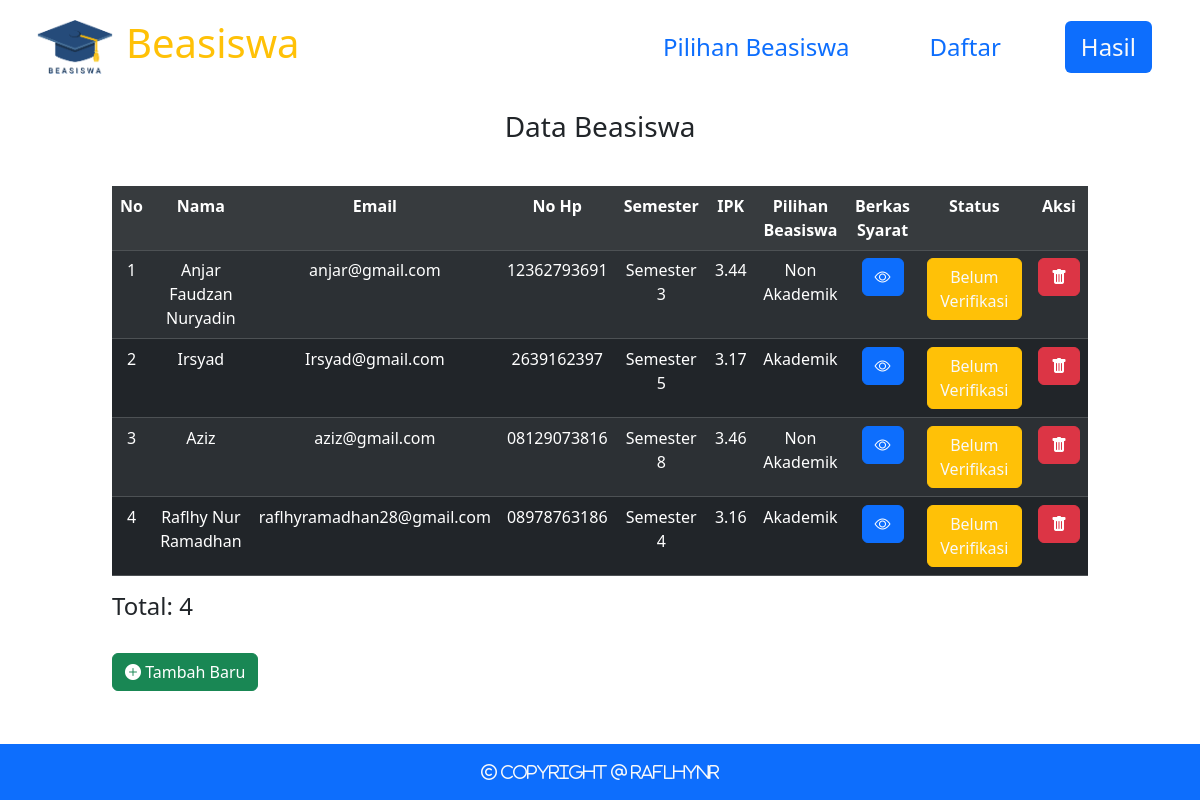
Screenshot of /hasil.php with the database file from the repository.
### tables this page shows
CREATE TABLE `data_beasiswa` (
  `id` int(13) NOT NULL,
  `nama` varchar(255) NOT NULL,
  `email` varchar(255) NOT NULL,
  `nomor` varchar(25) NOT NULL,
  `semester` enum('Semester 1','Semester 2','Semester 3','Semester 4','Semester 5','Semester 6','Semester 7','Semester 8') NOT NULL,
  `nilai` float NOT NULL,
  `pilihan_beasiswa` enum('Akademik','Non Akademik') NOT NULL,
  `berkas` varchar(255) NOT NULL
);

### hasil.php (the view, shortened to what this page needs)
<!doctype html>
<html lang="en">
  <head>
  <link rel="stylesheet" href="../assets/plugins/fontawesome-free/css/all.min.css">
    <link href="https://cdn.jsdelivr.net/npm/bootstrap@5.3.1/dist/css/bootstrap.min.css" rel="stylesheet">
    <link rel="stylesheet" href="https://cdn.jsdelivr.net/npm/bootstrap-icons@1.10.5/font/bootstrap-icons.css">
  </head>
  <body>
    <div class="container-fluid">
        <nav class="navbar navbar-expand-lg ">
            <div class="container-fluid fs-4">
            <ul class="nav navbar-nav">
            <li><img  class="image"src="foto/logo.png" border="0" width="100px" style="margin: 1px;padding: 0px color:white;"></li>
            </ul>
                <a class="navbar-brand text-warning"><h1>Beasiswa</h1></a>
                <div class="collapse navbar-collapse d-flex justify-content-end" id="navbarNav">
                    <ul class="nav nav-pills ">
                        <li class="nav-item mx-4">
                            <a class="nav-link" href="index.php">Pilihan Beasiswa</a>
                        </li>
                        <li class="nav-item mx-4">
                            <a class="nav-link" href="daftar.php">Daftar</a>
                        </li>
                        <li class="nav-item mx-4">
                            <a class="nav-link active text-light" aria-current="page" href="hasil.php">Hasil</a>
                        </li>
                    </ul>
                </div>
            </div>
        </nav>
        <h3 class="text-center my-3">Data Beasiswa</h3>
        <br>
        <div class="row d-flex justify-content-center">
            <div class="col-sm-10 mb-3 mb-sm-0">
            <table class="table table-dark table-striped table-hover text-center bg-warning">
            <tr class="table-active table-group-divider" >
                <th>No</th>
                <th>Nama</th>
                <th>Email</th>
                <th>No Hp</th>
                <th>Semester</th>
                <th>IPK</th>
                <th>Pilihan Beasiswa</th>
                <th>Berkas Syarat</th>
                <th>Status</th>
                <th>Aksi</th>
            </tr>
            <tr>
            <?php
          include 'koneksi.php';
          $beasiswa = mysqli_query($koneksi, "SELECT * from data_beasiswa");
          $no = 1;
          foreach ($beasiswa as $data) {
        ?>
        <tr>
            <td><?php echo $no++; ?></td>
            <td><?php echo $data['nama']; ?></td>
            <td><?php echo $data['email']; ?></td>
            <td><?php echo $data['nomor']; ?></td>
            <td><?php echo $data['semester']; ?></td>
            <td><?php echo $data['nilai']; ?></td>
            <td><?php echo $data['pilihan_beasiswa']; ?></td>
            <td>
            <button type="button" class="btn btn-primary" data-bs-toggle="modal" data-bs-target="#exampleModal<?= $data['id']; ?>"">
            <i class="bi bi-eye"></i>
            </button>
             </td>
            <td><button class='btn btn-warning text-light'>Belum Verifikasi</button></td>
            <td>
            <button type="button" class="btn btn-danger"> <a class="text-white" href="hapus.php?id=<?php echo $data['id']; ?>" onclick="return confirm('Apakah Kamu Yakin?')"><i class="bi bi-trash-fill"></i></a> </button>
            </td>
        </tr>
        <?php } ?>
            </tr>
            </table>
            <h4>
        <?php
                $query = "SELECT COUNT(*) as id FROM data_beasiswa";
                $result = mysqli_query($koneksi, $query);
                if ($result) {
                    $row = mysqli_fetch_assoc($result);
                    $totalData = $row['id'];
                    echo "Total: " . $totalData;
                } else {
                    echo "Error: " . mysqli_error($koneksi);
                }
                 ?>
                 </h4>
<br>
<button type="button" class="btn btn-success"> <a style="text-decoration:none" class="text-white"href="daftar.php"><i class="bi bi-plus-circle-fill"></i> Tambah Baru</i></a></button>
            </div>
        </div>
        <div class="footer bg-primary text-center text-light mt-5 p-3 fixed-bottom">
            <i class="fa fa-copyright" aria-hidden="true">
                Copyright @ raflhynr
            </i>
        </div>
    </div>
  </body>
</html>

### rows the page displays
data_beasiswa: nama "Anjar Faudzan Nuryadin", email "anjar@gmail.com", nomor "12362793691", semester "Semester 3", nilai "3.44", pilihan_beasiswa "Non Akademik"
data_beasiswa: nama "Irsyad", email "Irsyad@gmail.com", nomor "2639162397", semester "Semester 5", nilai "3.17", pilihan_beasiswa "Akademik"
data_beasiswa: nama "Aziz", email "aziz@gmail.com", nomor "08129073816", semester "Semester 8", nilai "3.46", pilihan_beasiswa "Non Akademik"
data_beasiswa: nama "Raflhy Nur Ramadhan", email "raflhyramadhan28@gmail.com", nomor "08978763186", semester "Semester 4", nilai "3.16", pilihan_beasiswa "Akademik"

### other values shown
$totalData "4"
